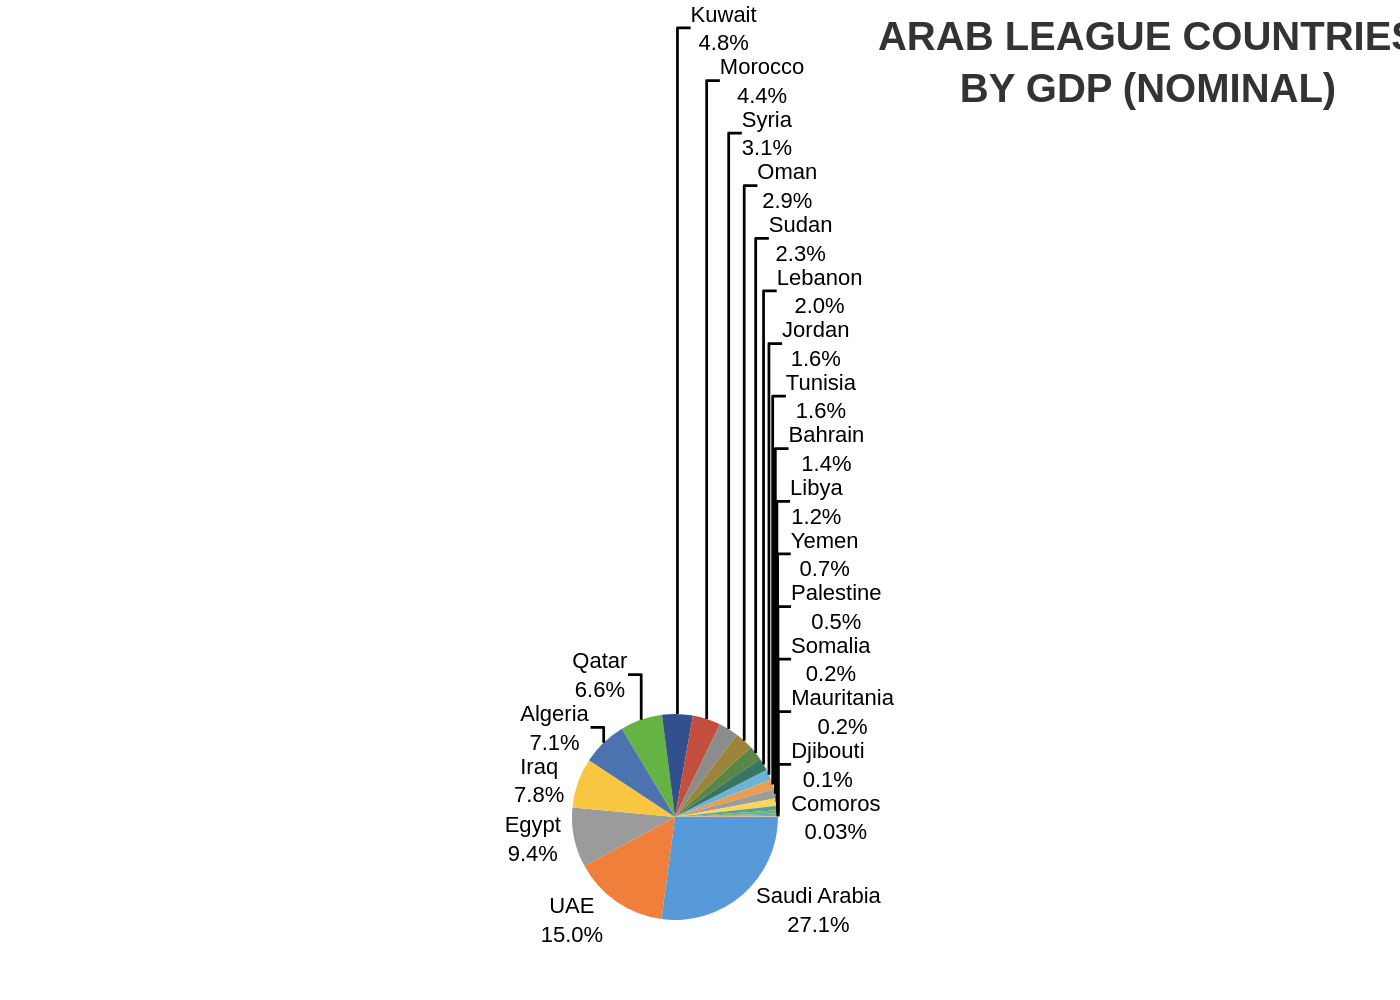

Write Python code to recreate this figure.
import sys
import json
import plotly.graph_objects as go

if len(sys.argv) != 2:
    print("Usage: python create_chart.py <path_to_json_file>")
    sys.exit(1)

json_path = sys.argv[1]

try:
    with open(json_path, 'r', encoding='utf-8') as f:
        chart_info = json.load(f)
except FileNotFoundError:
    print(f"Error: JSON file not found at {json_path}")
    sys.exit(1)
except json.JSONDecodeError:
    print(f"Error: Could not decode JSON from {json_path}")
    sys.exit(1)

chart_data = chart_info.get('chart_data', [])
texts = chart_info.get('texts', {})
colors = chart_info.get('colors', [])

labels = [d.get('label', '') for d in chart_data]
values = [d.get('value', 0) for d in chart_data]
custom_text = [f"{d.get('label', '')}<br>{d.get('value', 0)}%" for d in chart_data]

fig = go.Figure()

fig.add_trace(go.Pie(
    labels=labels,
    values=values,
    text=custom_text,
    textinfo='text',
    textposition='outside',
    textfont={'size': 11},
    marker_colors=colors,
    hoverinfo='label+percent',
    sort=False,
    direction='clockwise',
    rotation=90
))

title_text = texts.get('title', '')

fig.update_layout(
    title={
        'text': title_text,
        'y': 0.95,
        'x': 0.82,
        'xanchor': 'center',
        'yanchor': 'top',
        'font': {'family': 'Arial', 'size': 20, 'color': '#333333'}
    },
    title_font_weight="bold",
    font={'family': "Arial", 'size': 12, 'color': "#000000"},
    showlegend=False,
    paper_bgcolor='white',
    plot_bgcolor='white',
    margin={'t': 100, 'b': 40, 'l': 100, 'r': 100}
)

base_filename = json_path.rsplit('.', 1)[0]
output_filename = f"{base_filename}.png"

fig.write_image(output_filename, scale=2)

print(f"Chart saved to {output_filename}")
